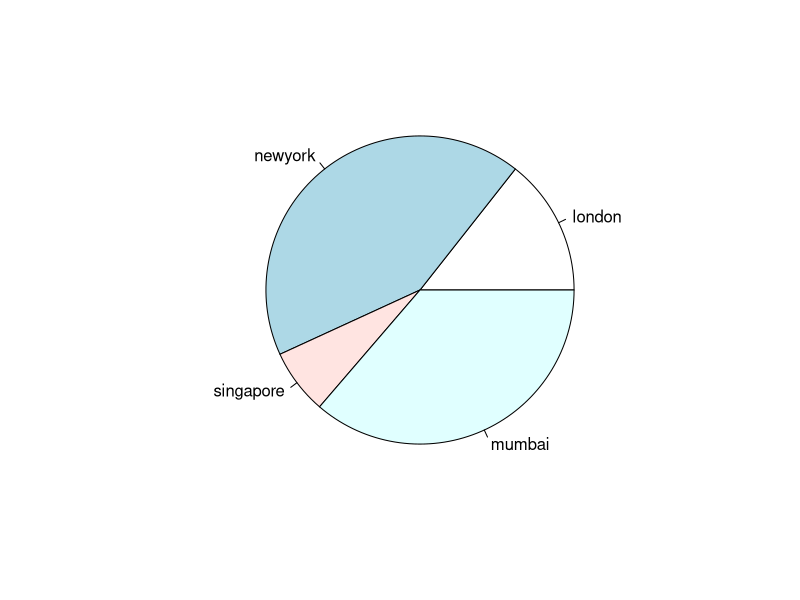

Generate this figure with R:
#create data for the graph
x<-c(21,62,10,53)
labels<-c("london","newyork","singapore","mumbai")
#give the chart file a name
png(file="city.png")
#plot the chart
pie(x,labels)
#save the file
dev.off()